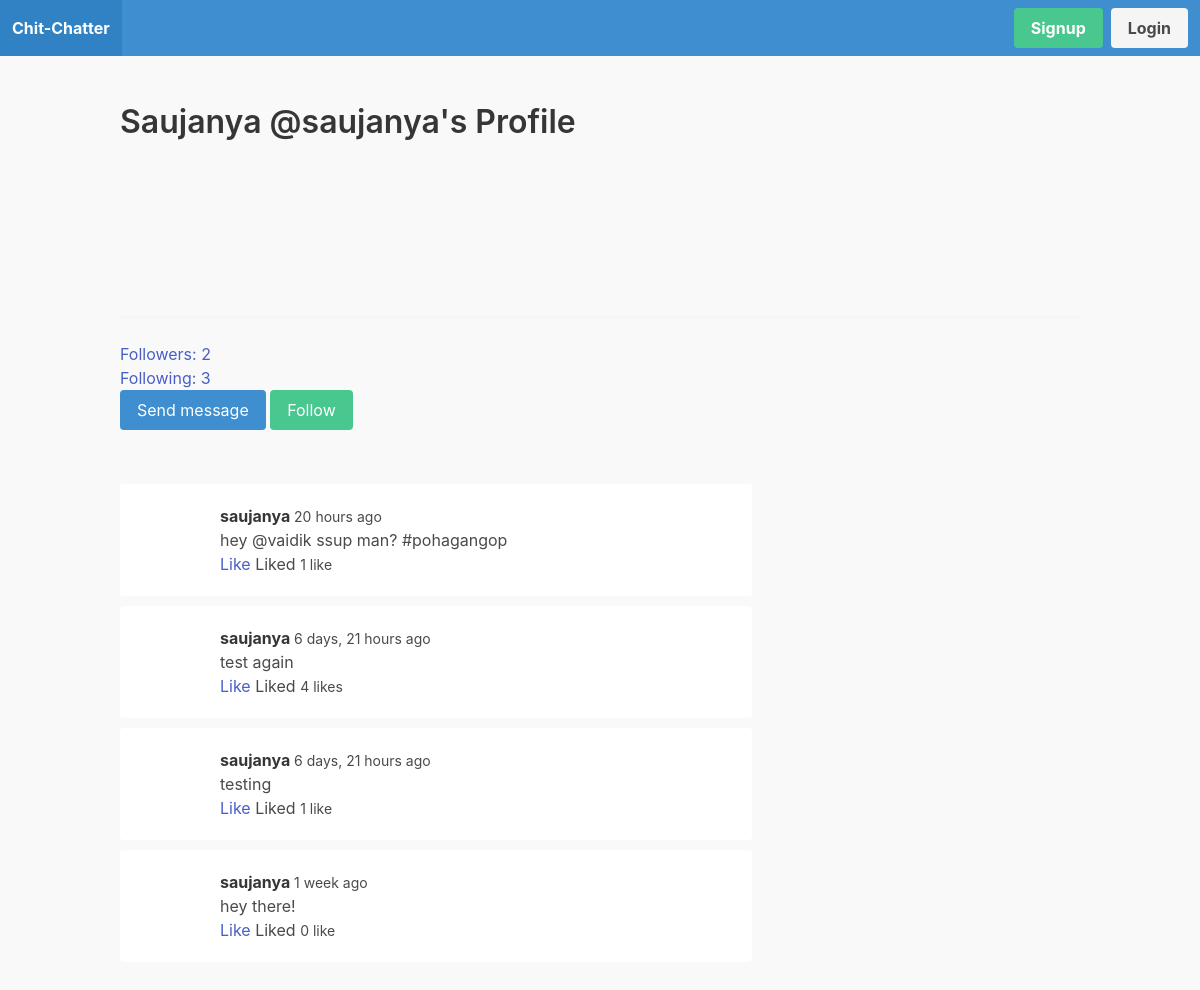
The app's page /profile/saujanya/ with its own data.
### apps/user_profile/models.py (models this page shows, shortened)
class UserProfile(models.Model):
  user = models.OneToOneField(User, on_delete=models.CASCADE)
  follows = models.ManyToManyField('self', related_name='followed_by', symmetrical=False)  # if A follows B, B should not automatically follow back A
  avatar = models.ImageField(upload_to='uploads/', null=False, blank=False, default='uploads/default.jpg')

### apps/feed/models.py (models this page shows, shortened)
class Tweet(models.Model):
  body = models.CharField(max_length=255)
  created_by = models.ForeignKey(User, on_delete=models.CASCADE, related_name='tweets')
  created_at = models.DateTimeField(auto_now_add=True)
  class Meta:
    ordering = ('-created_at',)

### apps/user_profile/views.py (the view)
# urls.py: path('profile/<str:username>/', user_profile, name='user_profile'),
def user_profile(request, username):
  user = get_object_or_404(User, username=username)
  tweets = user.tweets.all()
  for tweet in tweets:
    likes = tweet.likes.filter(created_by_id=request.user.id)
    if likes.count() > 0:
      tweet.liked = True
    else:
      tweet.liked = False
  context = {
    'user': user,
    'tweets': tweets
  }
  return render(request, 'user_profile/user_profile.html', context)

### apps/notification/context_processors.py (called while the page is built)
def notifications(request):
  if request.user.is_authenticated:
    return {'notifications': request.user.notifications.filter(is_read=False)}
  else:
    return {'notifications': []}

### apps/user_profile/templates/user_profile/user_profile.html (shortened to what this page needs)
{% extends 'core/base.html' %}
  {% load humanize %}
  {% block content %}
    <div class="container" id="user_profile_app">
      <div class="columns">
        <div class="column is-12">
          <h1 class="title">
            {{ user.first_name }} {{ user.last_name }} @{{ user.username }}'s Profile
          </h1>
          {% if user.user_profile.avatar %}
            <figure class="image is-128x128">
            </figure>
          {% endif %}
          <hr>
          <p>
            <a href="{% url 'followers' user.username %}">
              Followers: {{ user.user_profile.followed_by.count }}
            </a>
          </p>
          <p>
            <a href="{% url 'followings' user.username %}">
              Following: {{ user.user_profile.follows.count }}
            </a>
          </p>
          {% if user != request.user %}
            <a href="{% url 'conversation' user.id %}" class="button is-info">
              Send message
            </a>
            {% if request.user.user_profile in user.user_profile.followed_by.all %}
              <a href="{% url 'unfollow_user' user.username %}" class="button is-danger">
                Unfollow
              </a>
            {% else %}
              <a href="{% url 'follow_user' user.username %}" class="button is-success">
                Follow
              </a>
            {% endif %}
          {% endif %}
        </div>
      </div>
      <div class="columns">
        <div class="column is-8">
          <div class="wrapper-tweets">
            {% for tweet in tweets %}
              <div class="tweet">
                <article class="media">
                  <figure class="media-left">
                    <p class="image is-64x64">
                    </p>
                  </figure>
                  <div class="media-content">
                    <div class="content">
                      <p>
                        <strong>
                          {{ tweet.created_by.username }}
                        </strong>
                        <small>
                          {{ tweet.created_at|naturaltime }}
                        </small>
                        <br>
                        {{ tweet.body }}
												<br>
												<a @click="likeTweet({{ tweet.id}})" v-if="!liked_tweets.includes({{ tweet.id }})">Like</a>
												<span v-if="liked_tweets.includes({{ tweet.id }})">Liked</span>
												<small id="likes-{{ tweet.id }}">
                          {% if tweet.likes.count > 1 %}
                            {{ tweet.likes.count }} likes
                          {% else %}
                            {{ tweet.likes.count }} like
                          {% endif %}
                        </small>
                      </p>
                    </div>
                  </div>
                </article>
              </div>
            {% endfor %}
          </div>
        </div>
      </div>
    </div>
  {% endblock %}

### static/css/main.css (style rules this page uses)
body { background: #f9f9f9; }
.wrapper-tweets { margin-top: 30px; }
.wrapper-tweets .tweet , .notification-wrapper .media { margin-bottom: 10px; padding: 20px; border-radius: 4px; background: #fff; }

### records on screen
Tweet: created_by.username "saujanya", created_at "20 hours ago", body "hey @vaidik ssup man? #pohagangop", likes.count "1"
Tweet: created_by.username "saujanya", created_at "6 days, 21 hours ago", body "test again", likes.count "4"
Tweet: created_by.username "saujanya", created_at "6 days, 21 hours ago", body "testing", likes.count "1"
Tweet: created_by.username "saujanya", created_at "1 week ago", body "hey there!", likes.count "0"

### other values on screen
{{ user.first_name }} "Saujanya"
{{ user.username }} "saujanya"
{{ user.user_profile.followed_by.count }} "2"
{{ user.user_profile.follows.count }} "3"
